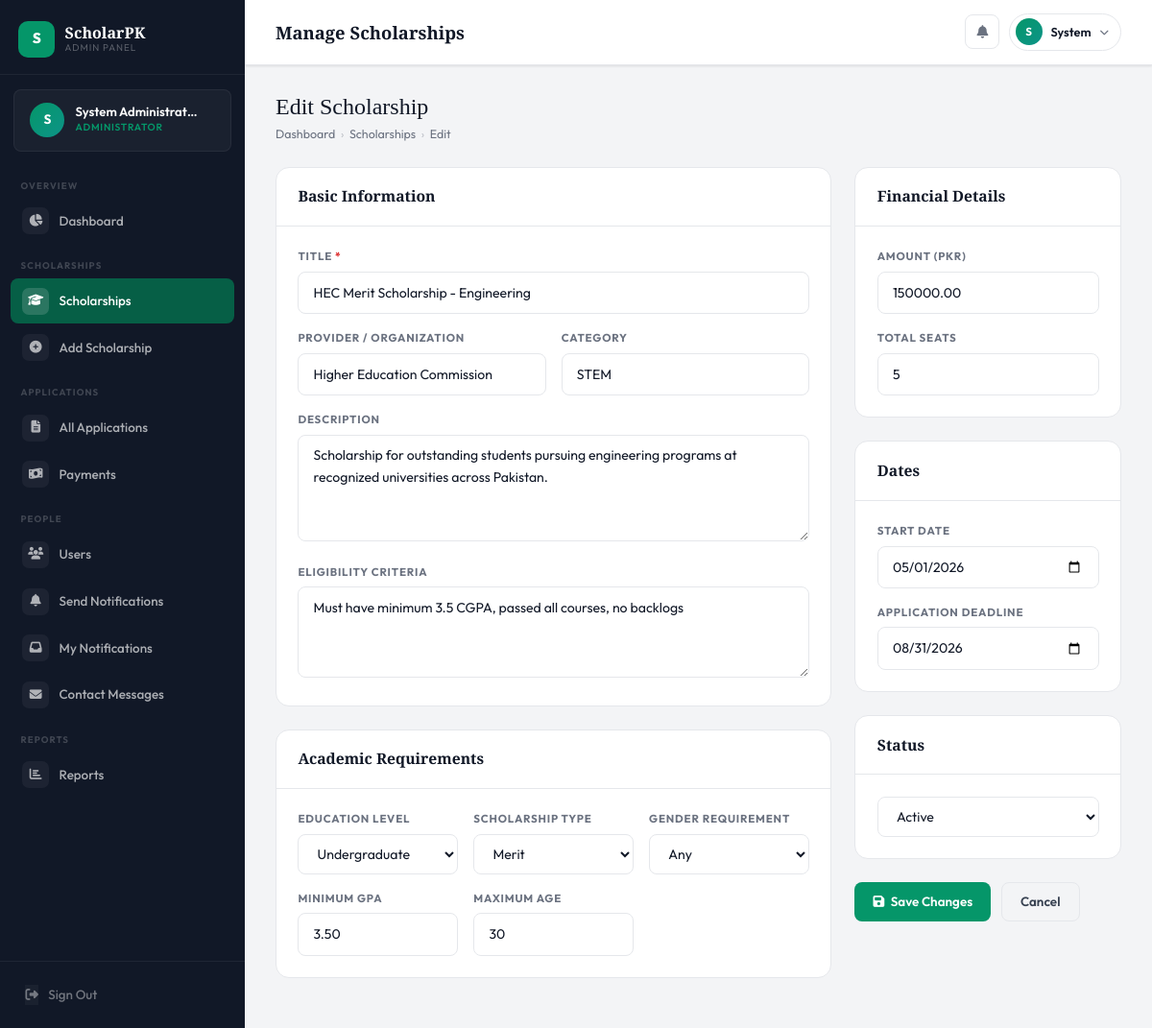
/admin/scholarships.php?edit=1 (signed in), run on the app's committed database.
### tables this page shows
CREATE TABLE IF NOT EXISTS scholarships (
    scholarship_id     INT            AUTO_INCREMENT PRIMARY KEY,
    title              VARCHAR(255)   NOT NULL,
    provider           VARCHAR(150),                    
    category           VARCHAR(100),                    
    level              ENUM('Matric','Intermediate','Undergraduate','Postgraduate'),
    type               ENUM('Merit','Need-Based','Talent-Based'),
    description        TEXT,

     
    eligibility_criteria TEXT,
    min_gpa            DECIMAL(3,2),                    
    max_age            INT,
    gender_requirement ENUM('Male','Female','Any') DEFAULT 'Any',

     
    amount             DECIMAL(10,2),                   
    total_seats        INT,

     
    start_date         DATE,
    deadline           DATE,

    status             ENUM('active','closed') DEFAULT 'active',
    created_at         TIMESTAMP DEFAULT CURRENT_TIMESTAMP,
    updated_at         TIMESTAMP DEFAULT CURRENT_TIMESTAMP ON UPDATE CURRENT_TIMESTAMP
);

### admin/scholarships.php (the view, shortened to what this page needs)
<?php
require_once '../db.php';
$action = clean($_GET['action'] ?? 'list');
$edit_id = isset($_GET['edit']) ? (int)$_GET['edit'] : 0;
$edit_data = null;
if ($edit_id) {
  $edit_data = $conn->query("SELECT * FROM scholarships WHERE scholarship_id=$edit_id")->fetch_assoc();
    $action = 'edit';
}
include 'includes/layout.php';
?>
<?php if ($action === 'add' || $action === 'edit'): ?>
<div class="page-hd">
  <h1><?= $action === 'edit' ? 'Edit Scholarship' : 'Add New Scholarship' ?></h1>
  <div class="breadcrumb">
    <a href="dashboard.php">Dashboard</a><span class="bc-sep">›</span>
    <a href="scholarships.php">Scholarships</a><span class="bc-sep">›</span>
    <?= $action === 'edit' ? 'Edit' : 'Add' ?>
  </div>
</div>
<form method="POST" action="scholarships.php" novalidate>
  <div class="row g-4">
    <div class="col-lg-8">
      <div class="panel mb-4">
        <div class="panel-hd"><span class="panel-title">Basic Information</span></div>
        <div class="panel-body">
          <div class="row g-3">
            <div class="col-12">
              <label class="form-lbl">Title <span style="color:var(--red)">*</span></label>
              <input type="text" name="title" class="form-ctrl"
                     placeholder="e.g. HEC Need Based Scholarship 2025"
                     value="<?= htmlspecialchars($edit_data['title'] ?? $_POST['title'] ?? '') ?>" required>
            </div>
            <div class="col-md-6">
              <label class="form-lbl">Provider / Organization</label>
              <input type="text" name="provider" class="form-ctrl"
                     placeholder="e.g. Higher Education Commission"
                     value="<?= htmlspecialchars($edit_data['provider'] ?? '') ?>">
            </div>
            <div class="col-md-6">
              <label class="form-lbl">Category</label>
              <input type="text" name="category" class="form-ctrl"
                     placeholder="e.g. STEM, Arts, General"
                     value="<?= htmlspecialchars($edit_data['category'] ?? '') ?>">
            </div>
            <div class="col-12">
              <label class="form-lbl">Description</label>
              <textarea name="description" class="form-ctrl" rows="4"
                        placeholder="Detailed description of this scholarship…"
                        ><?= htmlspecialchars($edit_data['description'] ?? '') ?></textarea>
            </div>
            <div class="col-12">
              <label class="form-lbl">Eligibility Criteria</label>
              <textarea name="eligibility_criteria" class="form-ctrl" rows="3"
                        placeholder="Who can apply, what qualifications are needed…"
                        ><?= htmlspecialchars($edit_data['eligibility_criteria'] ?? '') ?></textarea>
            </div>
          </div>
        </div>
      </div>
      <div class="panel mb-4">
        <div class="panel-hd"><span class="panel-title">Academic Requirements</span></div>
        <div class="panel-body">
          <div class="row g-3">
            <div class="col-md-4">
              <label class="form-lbl">Education Level</label>
              <select name="level" class="form-sel">
                <?php foreach (['Matric','Intermediate','Undergraduate','Postgraduate'] as $lvl): ?>
                <option value="<?= $lvl ?>" <?= ($edit_data['level'] ?? '') === $lvl ? 'selected' : '' ?>><?= $lvl ?></option>
                <?php endforeach; ?>
              </select>
            </div>
            <div class="col-md-4">
              <label class="form-lbl">Scholarship Type</label>
              <select name="type" class="form-sel">
                <?php foreach (['Merit','Need-Based','Talent-Based'] as $t): ?>
                <option value="<?= $t ?>" <?= ($edit_data['type'] ?? '') === $t ? 'selected' : '' ?>><?= $t ?></option>
                <?php endforeach; ?>
              </select>
            </div>
            <div class="col-md-4">
              <label class="form-lbl">Gender Requirement</label>
              <select name="gender_requirement" class="form-sel">
                <?php foreach (['Any','Male','Female'] as $g): ?>
                <option value="<?= $g ?>" <?= ($edit_data['gender_requirement'] ?? 'Any') === $g ? 'selected' : '' ?>><?= $g ?></option>
                <?php endforeach; ?>
              </select>
            </div>
            <div class="col-md-4">
              <label class="form-lbl">Minimum GPA</label>
              <input type="number" name="min_gpa" class="form-ctrl" step="0.01" min="0" max="4"
                     placeholder="e.g. 3.00"
                     value="<?= htmlspecialchars($edit_data['min_gpa'] ?? '') ?>">
            </div>
            <div class="col-md-4">
              <label class="form-lbl">Maximum Age</label>
              <input type="number" name="max_age" class="form-ctrl" min="0"
                     placeholder="e.g. 25"
                     value="<?= htmlspecialchars($edit_data['max_age'] ?? '') ?>">
            </div>
          </div>
        </div>
      </div>
    </div>
    <div class="col-lg-4">
      <div class="panel mb-4">
        <div class="panel-hd"><span class="panel-title">Financial Details</span></div>
        <div class="panel-body">
          <div class="mb-3">
            <label class="form-lbl">Amount (PKR)</label>
            <input type="number" name="amount" class="form-ctrl" min="0"
                   placeholder="e.g. 50000"
                   value="<?= htmlspecialchars($edit_data['amount'] ?? '') ?>">
          </div>
          <div>
            <label class="form-lbl">Total Seats</label>
            <input type="number" name="total_seats" class="form-ctrl" min="1"
                   placeholder="e.g. 100"
                   value="<?= htmlspecialchars($edit_data['total_seats'] ?? '') ?>">
          </div>
        </div>
      </div>
      <div class="panel mb-4">
        <div class="panel-hd"><span class="panel-title">Dates</span></div>
        <div class="panel-body">
          <div class="mb-3">
            <label class="form-lbl">Start Date</label>
            <input type="date" name="start_date" class="form-ctrl"
                   value="<?= htmlspecialchars($edit_data['start_date'] ?? '') ?>">
          </div>
          <div>
            <label class="form-lbl">Application Deadline</label>
            <input type="date" name="deadline" class="form-ctrl"
                   value="<?= htmlspecialchars($edit_data['deadline'] ?? '') ?>">
          </div>
        </div>
      </div>
      <div class="panel mb-4">
        <div class="panel-hd"><span class="panel-title">Status</span></div>
        <div class="panel-body">
          <select name="status" class="form-sel">
            <option value="active" <?= ($edit_data['status'] ?? 'active') === 'active' ? 'selected' : '' ?>>Active</option>
          </select>
        </div>
      </div>
      <div style="display:flex;gap:.65rem;flex-wrap:wrap">
        <button type="submit" class="btn-a btn-primary">
          <i class="fas fa-save"></i>
          <?= $action === 'edit' ? 'Save Changes' : 'Add Scholarship' ?>
        </button>
        <a href="scholarships.php" class="btn-a btn-secondary">Cancel</a>
      </div>
    </div>
  </div>
</form>
<?php endif; ?>
<?php include 'includes/layout_end.php'; ?>

### admin/assets/css/admin.css (style rules this page uses)
:root { --em: #059669; --em-dk: #047857; --em-lt: #d1fae5; --em-50: #ecfdf5; --sb-bg: #111827; --sb-hover: #1f2937; --sb-active: #065f46; --sb-text: rgba(255,255,255,.65); --sb-txt-act: #ffffff; --sb-border: rgba(255,255,255,.06); --sb-w: 255px; --bg: #f3f4f6; --white: #ffffff; --border: #e5e7eb; --ink: #111827; --body: #374151; --muted: #6b7280; --green: #16a34a; --green-lt: #dcfce7; --red: #dc2626; --red-lt: #fee2e2; --amber: #d97706; --amber-lt: #fef3c7; --blue: #2563eb; --blue-lt: #dbeafe; --purple: #7c3aed; --purple-lt: #ede9fe; --sky: #0284c7; --sky-lt: #e0f2fe; --r: 8px; --r-lg: 14px; --shadow-sm: 0 1px 3px rgba(0,0,0,.07), 0 1px 2px rgba(0,0,0,.04); --shadow: 0 4px 16px rgba(0,0,0,.09); --shadow-lg: 0 10px 36px rgba(0,0,0,.14); --t: .2s cubic-bezier(.4,0,.2,1); }
*, *::before, *::after { box-sizing: border-box; margin: 0; padding: 0; }
html { scroll-behavior: smooth; }
body { font-family: 'Outfit', sans-serif; background: var(--bg); color: var(--body); font-size: 14.5px; line-height: 1.6; -webkit-font-smoothing: antialiased; }
h1,h2,h3,h4,h5,h6 { font-family: 'Playfair Display', serif; color: var(--ink); line-height: 1.25; }
a { color: var(--em); text-decoration: none; transition: color var(--t); }
.page-hd { margin-bottom: 1.5rem; }
.page-hd h1 { font-size: 1.5rem; margin-bottom: .25rem; }
.page-hd .breadcrumb { font-size: .78rem; color: var(--muted); display: flex; align-items: center; gap: .35rem; flex-wrap: wrap; }
.page-hd .breadcrumb a { color: var(--muted); }
.bc-sep { opacity: .4; }
.panel { background: var(--white); border-radius: var(--r-lg); border: 1px solid var(--border); overflow: hidden; }
.panel-hd { padding: 1.1rem 1.4rem; border-bottom: 1px solid var(--border); display: flex; align-items: center; justify-content: space-between; gap: 1rem; flex-wrap: wrap; }
.panel-title { font-family: 'Playfair Display', serif; font-size: .98rem; font-weight: 700; color: var(--ink); }
.panel-body { padding: 1.4rem; }
.form-lbl { display: block; font-size: .72rem; font-weight: 700; text-transform: uppercase; letter-spacing: .07em; color: var(--muted); margin-bottom: .38rem; }
.form-ctrl, .form-sel { width: 100%; padding: .62rem .95rem; border: 1.5px solid var(--border); border-radius: var(--r); font-family: 'Outfit', sans-serif; font-size: .88rem; color: var(--ink); background: var(--white); transition: all var(--t); }
textarea.form-ctrl { resize: vertical; min-height: 95px; }
.btn-a { display: inline-flex; align-items: center; gap: .4rem; padding: .55rem 1.2rem; border-radius: var(--r); font-family: 'Outfit', sans-serif; font-size: .84rem; font-weight: 600; cursor: pointer; transition: all var(--t); border: none; white-space: nowrap; }
.btn-primary { background: var(--em); color: #fff; }
.btn-secondary { background: var(--bg); color: var(--body); border: 1px solid var(--border); }

### data on the page
scholarships: title "HEC Merit Scholarship - Engineering", provider "Higher Education Commission", category "STEM", description "Scholarship for outstanding students pursuing engineering programs at recognized universities across Pakistan.", eligibility_criteria "Must have minimum 3.5 CGPA, passed all courses, no backlogs", level "Undergraduate", type "Merit", gender_requirement "Any", min_gpa "3.50", max_age "30", amount "150000.00", total_seats "5", start_date "05/01/2026", deadline "08/31/2026", status "Active"

### other printed values
$admin_initial "S"
strlen($admin_name) > 18 ? substr($admin_name,0,18).'…' : $admin_name "System Administrat…"
$pageTitle "Manage Scholarships"
$admin_first "System"
